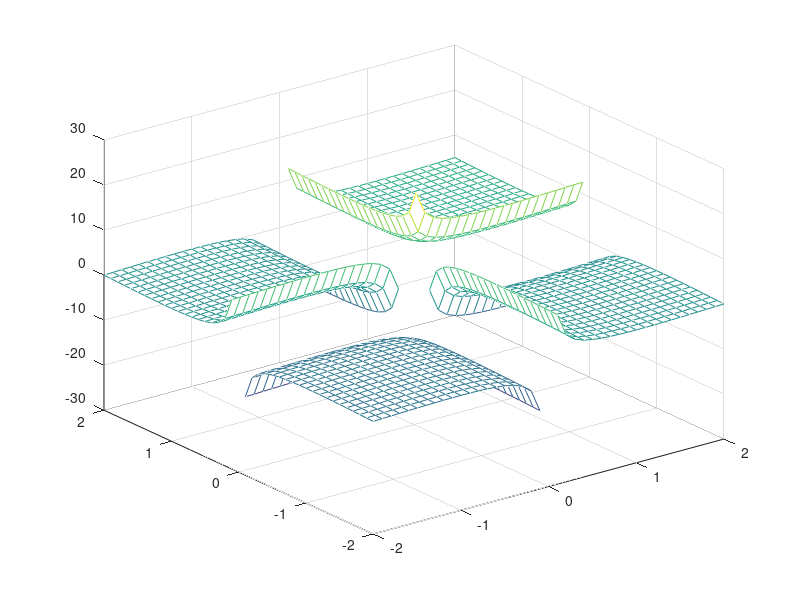
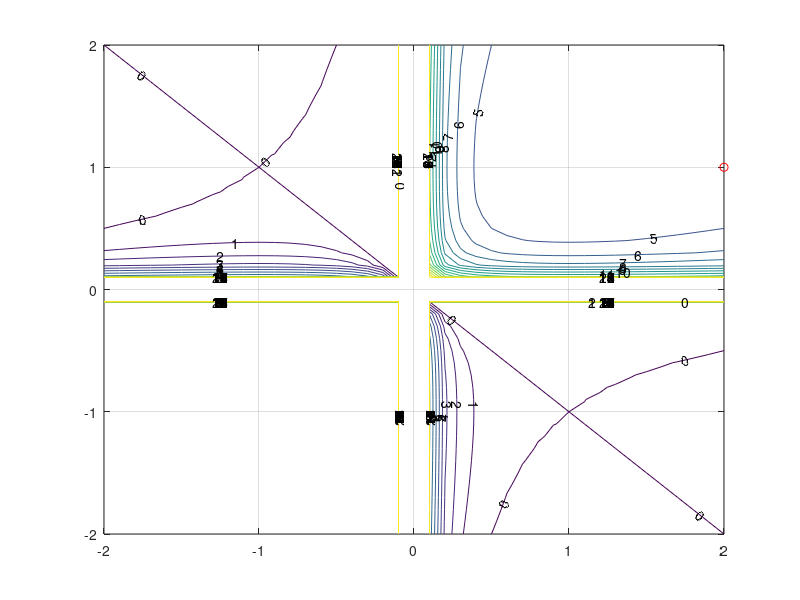

These figures' MATLAB source, in order: (Note: this script raises an error after producing the figures.)
% MECH 559 - M. Kokkolaras
% McGill University
% 

clear all
clc
%close all
clf

x1 = -2:.1:2;
%x1 = -2:.1:2;
x1 = -2:.1:2;
%x1 = 0:.01:2;
x2=x1;
for i=1:length(x1)
    for j = 1:length(x2)
        f(i,j) = x1(j)+(1/x1(j))+x2(i)+(1/x2(i));
    end
end

figure(1)
mesh(x1,x2,f)

figure(2)
clf
V = 0:1:20; 
cs = contour(x1,x2,f,V); 
clabel(cs)
hold on

% Choose method (gradient = 1, Newton = 2)
method = 1;

% Ask for intitial guess
%xold = input('Type initial guess as a column vector');
xold = [-2 -2]'; 
%xold = [5 2]';
xold = [2,1]';
%xold = [1,0]';
plot(xold(1),xold(2),'ro'), grid on
disp(['objective function value = ',num2str(ex1obj(xold))])

my_epsilon = .000001;
kmax = 1000;

my_continue = 0;
k = 0;
while my_continue == 0
    k = k + 1
    if method == 1
       % Gradient method
       %pick alpha or use exact line search by commenting accordingly
       alpha = 0.01;
       alpha = newexgrad(xold)*newexgrad(xold)'/ ...
               (newexgrad(xold)*newexhessian(xold)*newexgrad(xold)')
       xnew = xold - alpha*newexgrad(xold)'
    else
       % Newton's method (won't work because of singular Hessian)
       alpha = 1;
       xnew = xold - alpha*inv(newexhessian(xold))*newexgrad(xold)'
    end
    disp(['norm of gradient = ', num2str(norm(newexgrad(xnew)))])
    disp(['objective function value = ',num2str(newexobj(xnew))])
    pause
    plot(xnew(1),xnew(2),'ro')
    if norm(newexgrad(xnew)) <= my_epsilon
        my_continue = 1;
    end
    xold = xnew;
    if k > kmax
       my_continue = 1;
       disp('maximum number of iteration reached')
    end
end